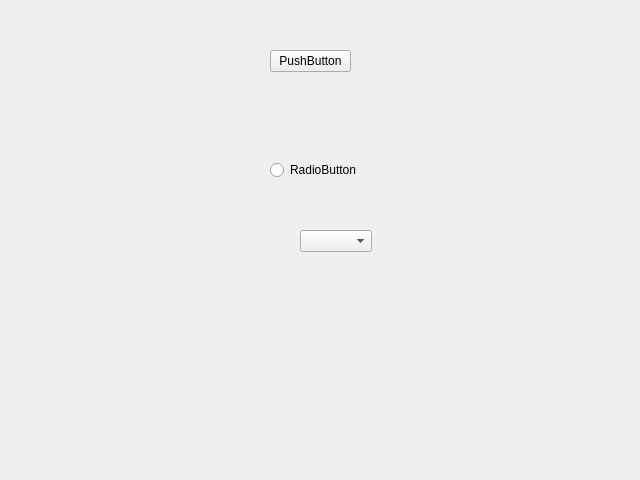
<?xml version="1.0" encoding="UTF-8"?>
<ui version="4.0">
 <class>ExampleWindow002</class>
 <widget class="QWidget" name="ExampleWindow002">
  <property name="geometry">
   <rect>
    <x>0</x>
    <y>0</y>
    <width>640</width>
    <height>480</height>
   </rect>
  </property>
  <property name="windowTitle">
   <string>Example 002</string>
  </property>
  <widget class="QPushButton" name="pushButton">
   <property name="geometry">
    <rect>
     <x>270</x>
     <y>50</y>
     <width>81</width>
     <height>22</height>
    </rect>
   </property>
   <property name="text">
    <string>PushButton</string>
   </property>
  </widget>
  <widget class="QRadioButton" name="radioButton">
   <property name="geometry">
    <rect>
     <x>270</x>
     <y>160</y>
     <width>102</width>
     <height>20</height>
    </rect>
   </property>
   <property name="text">
    <string>RadioButton</string>
   </property>
  </widget>
  <widget class="QComboBox" name="comboBox">
   <property name="geometry">
    <rect>
     <x>300</x>
     <y>230</y>
     <width>72</width>
     <height>22</height>
    </rect>
   </property>
  </widget>
 </widget>
 <resources/>
 <connections/>
</ui>
